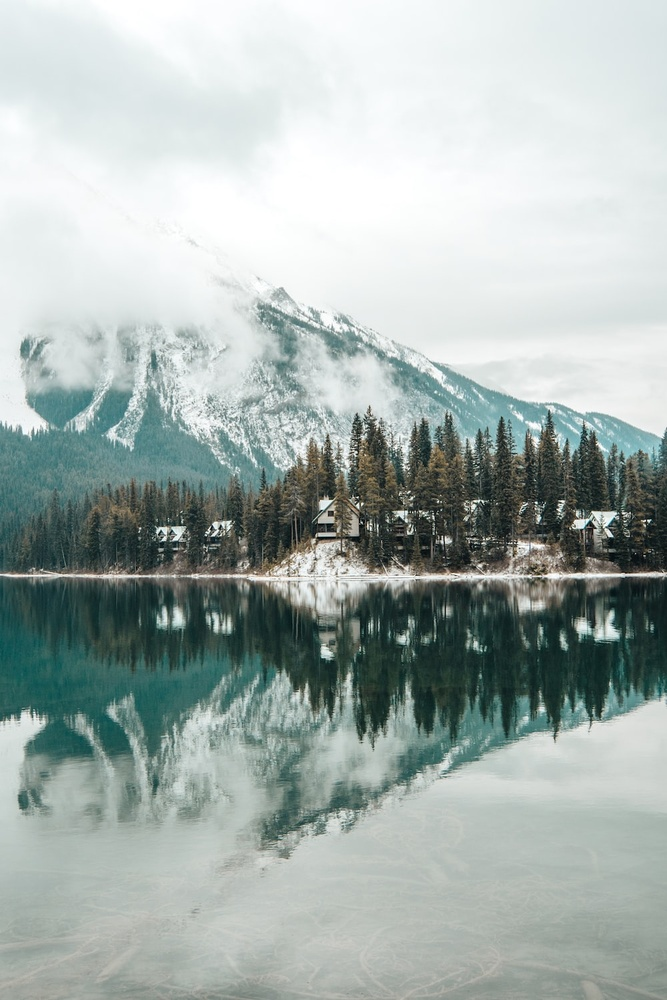
#> input picture chapter1.jpg, 667 x 1000 px, shrunk from 1000 x 1500 before the run
$ python TheGatekeeper.py
#> lines starting #> are read from the running program, lines starting #| are printed output that depends on the picture
# Code by Mafuja Akhtar for HIT137 groups assignment2
# Question2 > Chapter 1: The Gatekeeper

import time
from PIL import Image

# Generate the number 'n' based on the current time (as instructed)
def generate_number():
    current_time = int(time.time())
    n = (current_time % 100) + 50
    if n % 2 == 0:
        n += 10  #
    return n

# Function to modify the image and sum the red channel values
def modify_image(image_path, output_image_path, n):
    # Open the image
#> called with image_path = 'chapter1.jpg', output_image_path = 'chapter1out.jpg', n = 141
    image = Image.open(image_path)
#> image is the input picture: PIL image 667x1000 RGB; mean R, G, B 166, 177.4, 174.1
    image = image.convert('RGB')  # Ensure it's in RGB mode
    width, height = image.size
#> width = 667; height = 1000

    # Create a new blank image for the modified RGB values
    new_image = Image.new('RGB', (width, height))
#> new_image: PIL image 667x1000 RGB; every value is 0

    # Initialize variable to store the sum of red channel values
    red_channel_sum = 0

    # Loop through each pixel and modify the RGB values
    for x in range(width):
        for y in range(height):
            r, g, b = image.getpixel((x, y))

            # Add n to each RGB value, ensuring it's within 0-255
            new_r = min(255, max(0, r + n))
            new_g = min(255, max(0, g + n))
            new_b = min(255, max(0, b + n))

            # Set the new pixel in the new image
            new_image.putpixel((x, y), (new_r, new_g, new_b))

            # Add to the red channel sum
            red_channel_sum += new_r
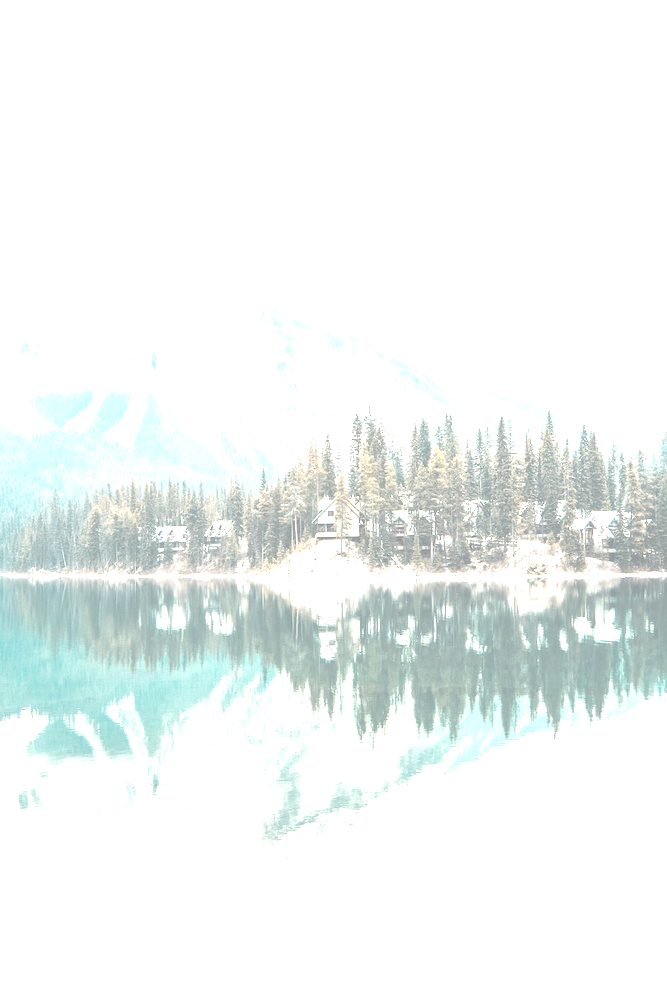
#> new_image: PIL image 667x1000 RGB; mean R, G, B 240, 245.1, 243.8
#> after the loop, red_channel_sum = 160094191

    # Save the new image
    new_image.save(output_image_path)

    return new_image, red_channel_sum

# Step 1: Generate the number
n = generate_number()

# Print the generated number
print(f"Generated number (n): {n}")

# Step 2: Path to the input image ('chapter1.jpg') and output image ('chapter1out.jpg')
image_path = 'chapter1.jpg'  # Original image
output_image_path = 'chapter1out.jpg'  # New modified image

# Step 3: Modify the image and get the red channel sum
new_image, red_sum = modify_image(image_path, output_image_path, n)
#> red_sum = 160094191

# Step 4: Display the sum of red channel values
print(f"Sum of all red channel values: {red_sum}")
#| Sum of all red channel values: 160094191

# Step 5: Display the original and modified images
original_image = Image.open(image_path)
original_image.show()  # This will display the original image
new_image.show()  # This will display the modified image
